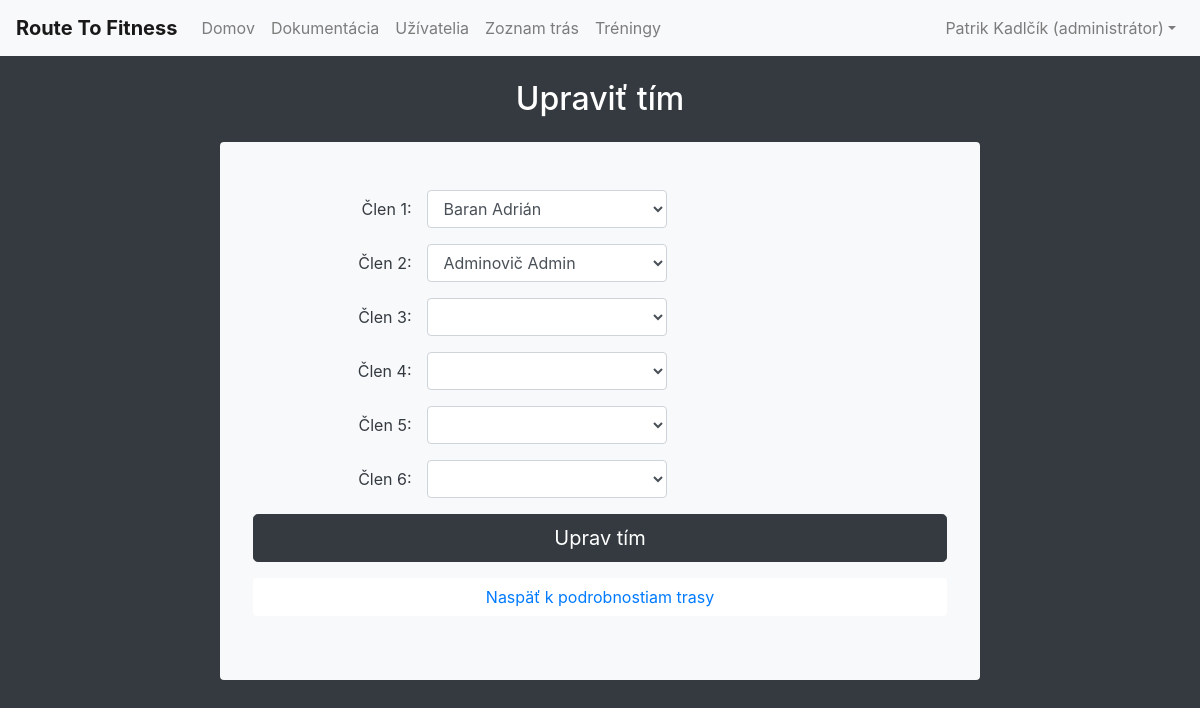
Page /add-team.php?teamID=2 (signed in) on the committed database.
### tables this page shows
CREATE TABLE `users` (
  `ID` int(10) UNSIGNED NOT NULL,
  `FIRSTNAME` varchar(50) NOT NULL,
  `SURNAME` varchar(50) NOT NULL,
  `EMAIL` varchar(254) NOT NULL,
  `SCHOOL_ID` int(10) UNSIGNED DEFAULT NULL,
  `ADDRESS_ID` int(10) UNSIGNED NOT NULL,
  `PASSWORD` varchar(64) NOT NULL,
  `ROLE` enum('user','admin') NOT NULL DEFAULT 'user',
  `SUBSCRIBED` tinyint(1) NOT NULL DEFAULT '0',
  `CONFIRMTIME` timestamp NULL DEFAULT NULL,
  `ACTIVE_ROUTE` int(10) UNSIGNED DEFAULT NULL
);

### workers/dbConn.php (called while the page is built, shortened)
<?php
class DBConn {
    private $dbHost = "localhost";
    private $userTable = "users";
	private $dbName = "zaverecne";
	private $dbLogin = "batman";
	private $dbPass = "robin";
    private $db;
    function __construct(){
        if(!isset($this->db)){
            $conn = new mysqli($this->dbHost, $this->dbLogin, $this->dbPass, $this->dbName);
            if($conn->connect_error){
                die("Failed to connect with MySQL: " . $conn->connect_error);
            }else{
				$conn->set_charset("utf8");
                $this->db = $conn;
			}
        }
	}
	function getUserData() {
		$stmt = $this->db->prepare("SELECT * FROM $this->userTable WHERE id = ?");
		$stmt->bind_param('i',$_SESSION["login"]["id"]);
		if ($stmt->execute() === false) {
		  trigger_error($stmt->error, E_USER_ERROR);
		}
		$result = $stmt->get_result()->fetch_object();
		if (strcmp($result->PASSWORD,$_SESSION["login"]["password"])==0) {
			return $result;
		}
		return false;
	}
	function getAssoc($query, $column = false, $singleLine = false) {
		$result = $this->db->query($query);
		return $result->fetch_all(MYSQLI_ASSOC);
	}
}
?>

### add-team.php (the view, shortened to what this page needs)
<?php
include_once("workers/dbConn.php");
$conn = new DBConn();
$routeID = $_GET['routeID'];
$result = $conn->getAssoc("SELECT ID, FIRSTNAME, SURNAME FROM users ORDER BY SURNAME ASC");
?>
<!doctype html>
<html>
<head>
    <?php require("includes/head.php");?>
    <link href="https://code.jquery.com/ui/1.12.1/themes/black-tie/jquery-ui.css" rel="stylesheet">
</head>
<body class="bg-dark text-white text-center">
<?php require("includes/navbar.php"); ?>
<div class="container">
    <div class="row">
        <div class="col">
            <h2 class="m-4 d-inline-block"><?php if($_GET['teamID'] != "") echo "Upraviť tím"; else echo "Nový tím"; ?></h2>
        </div>
    </div>
    <div class="row justify-content-center">
        <div class="col-md-8 col-md-offset-3 bg-light text-dark rounded p-5">
            <form method="post" action="#">
                <?php
                for($memberNum = 0; $memberNum < 6; $memberNum++) {
                    echo "<div class=\"form-group row\">
                            <label for=\"selectUser_" . $memberNum . "\" class=\"col-sm-3 col-form-label text-right\">Člen " . ($memberNum + 1) . ":</label>
                            <div class=\"dropdown\">
                                <select id=\"selectUser_" . $memberNum . "\" class=\"form-control\" name=\"selectUser " . $memberNum . "\">
                                    <option></option>";
                    $i = 0;
                    if($_GET['teamID'] != ""){
                        $teamMembers = $conn->getAssoc("SELECT users.ID AS ID FROM users JOIN users_teams ON users_teams.USER_ID=users.ID WHERE users_teams.TEAM_ID = " . $_GET['teamID']);
                        while ($result[$i]) {
                            echo "<option value=\"" . $result[$i]['ID'] . "\" onclick='disableSelectOption(" . $result[$i]['ID'] . ", " . $memberNum . ");'";
                            if($teamMembers[$memberNum] && $teamMembers[$memberNum]['ID'] == $result[$i]['ID']){
                                echo " selected ";
                            }
                            $j = 0;
                            while($j < count($teamMembers)){
                                if($j != $memberNum && $teamMembers[$j]['ID'] == $result[$i]['ID']){
                                    echo " style=\"display:none\" ";
                                }
                                $j++;
                            }
                            echo ">" . $result[$i]['SURNAME'] . " " . $result[$i]['FIRSTNAME'] . "</option>";
                            $i++;
                        }
                    }else{
                        while ($result[$i]) {
                            echo "<option value=\"" . $result[$i]['ID'] . "\" onclick='disableSelectOption(" . $result[$i]['ID'] . ", " . $memberNum . ");'>" . $result[$i]['SURNAME'] . " " . $result[$i]['FIRSTNAME'] . "</option>";
                            $i++;
                        }
                    }
                    echo "</select></div></div>";
                }
                ?>
                <div class="form-group row">
                    <button type="submit" class="btn btn-dark btn-lg btn-block"><?php if($_GET['teamID'] == "") echo "Vytvor tím"; else echo "Uprav tím"; ?></button>
                </div>
                <div class="form-group row">
                    <a href="route.php?routeId=<?php echo $routeID; ?>" class="btn btn-block btn-default bg-white">Naspäť k podrobnostiam trasy</a>
                </div>
            </form>
        </div>
    </div>
</div>
</body>
</html>

### includes/navbar.php (shortened to what this page needs)
<?php
$role = false;
$currentSite = basename($_SERVER['PHP_SELF']);
$guestAllowed = array("index.php","register.php","confirm.php","documentation.php");
if (isset($_SESSION["login"])) {
	include_once("workers/dbConn.php");
	if (!isset($db)) $db = new DBConn();
	$userData = $db->getUserData();
	$role = $userData->ROLE;
} elseif (!in_array($currentSite, $guestAllowed)) banish();
?>
<nav class="navbar navbar-expand-lg navbar-light bg-light sticky-top">
	<a class="navbar-brand" href="#"><b>Route To Fitness</b></a>
	<div class="collapse navbar-collapse" id="navbarNavDropdown">
		<ul class="navbar-nav">
			<li class="nav-item"><a class="nav-link" href="index.php">Domov</a>
			<li class="nav-item"><a class="nav-link" href="documentation.php">Dokumentácia</a>
			<?php if ($role == "user"):  ?>
			<li class="nav-item"><a class="nav-link" href="routes.php">Zoznam trás</a>
			<li class="nav-item"><a class="nav-link" href="trainings.php">Tréningy</a>
			<?php elseif ($role == "admin"):  ?>
			<li class="nav-item"><a class="nav-link" href="users.php">Užívatelia</a>
			<li class="nav-item"><a class="nav-link" href="routes.php">Zoznam trás</a>
			<li class="nav-item"><a class="nav-link" href="trainings.php">Tréningy</a>
			<?php endif; ?>
		</ul>
		<ul class="navbar-nav ml-auto">
			<?php if ($role == "user"):  ?>
			<li class="nav-item dropdown">
				<a class="nav-link dropdown-toggle" href="#" id="navbarLoginMenuLink" data-toggle="dropdown" aria-haspopup="true" aria-expanded="false"><?php echo $userData->FIRSTNAME." ".$userData->SURNAME;?></a>
				<div class="dropdown-menu p-1" aria-labelledby="navbarLoginMenuLink">
					<a class="dropdown-item" href="add-route.php">Vytvor trasu</a>
					<a class="dropdown-item" href="add-training.php">Pridaj tréning</a>
					<div class="dropdown-divider"></div>
					<a class="dropdown-item" href="workers/logout.php">Odhlásenie</a>
				</div>
			</li>
			<?php elseif ($role == "admin"):  ?>
			<li class="nav-item dropdown">
				<a class="nav-link dropdown-toggle" href="#" id="navbarLoginMenuLink" data-toggle="dropdown" aria-haspopup="true" aria-expanded="false"><?php echo $userData->FIRSTNAME." ".$userData->SURNAME." (administrátor)";?></a>
			</li>
			<?php endif; ?>
		</ul>
	</div>
</nav>

### rows in the picture
users: FIRSTNAME "Patrik", SURNAME "Kadlčík"
users: ID+SURNAME "Baran Adrián"
users: ID+SURNAME "Adminovič Admin"
